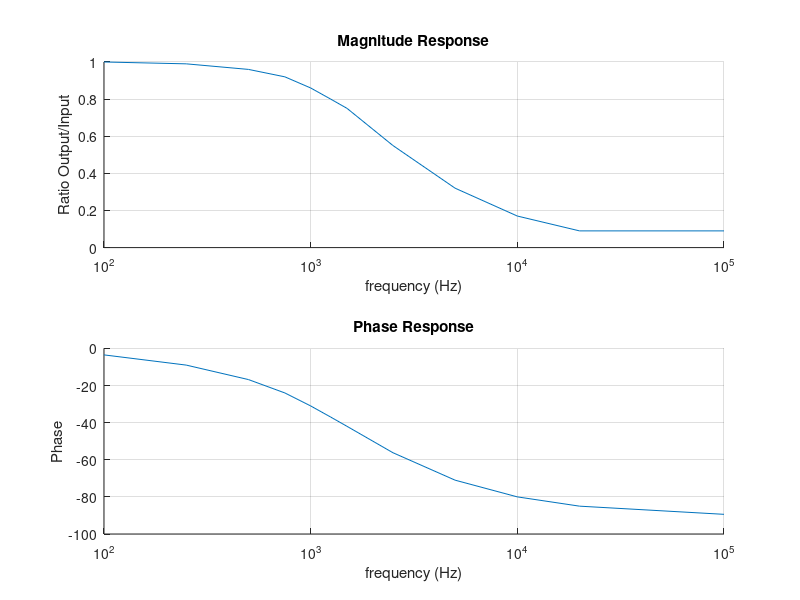

Reproduce this figure in MATLAB.
%Andy Werchniak 01/19/2016, Section Tuesday 5-8

frequency = [100,250,500,750,1000,1250,1500,2500,5000,10000,20000,100000];
ratio = [1.00,0.99,0.96,0.92,0.86,0.80,0.75,0.55,0.32,0.17,0.09,0.09];
phase = [-3.5,-9,-16.8,-24,-31,-37,-42,-56.2,-71,-80,-85,-89.4];

subplot(2,1,1);
hold on;
grid on;
set(gca,'xscale','log');
title('Magnitude Response');
xlabel('frequency (Hz)');
ylabel('Ratio Output/Input');
semilogx(frequency,ratio);
hold off;
subplot(2,1,2);
hold on;
grid on;
set(gca,'xscale','log');
title('Phase Response');
xlabel('frequency (Hz)');
ylabel('Phase');
semilogx(frequency,phase);
hold off;
